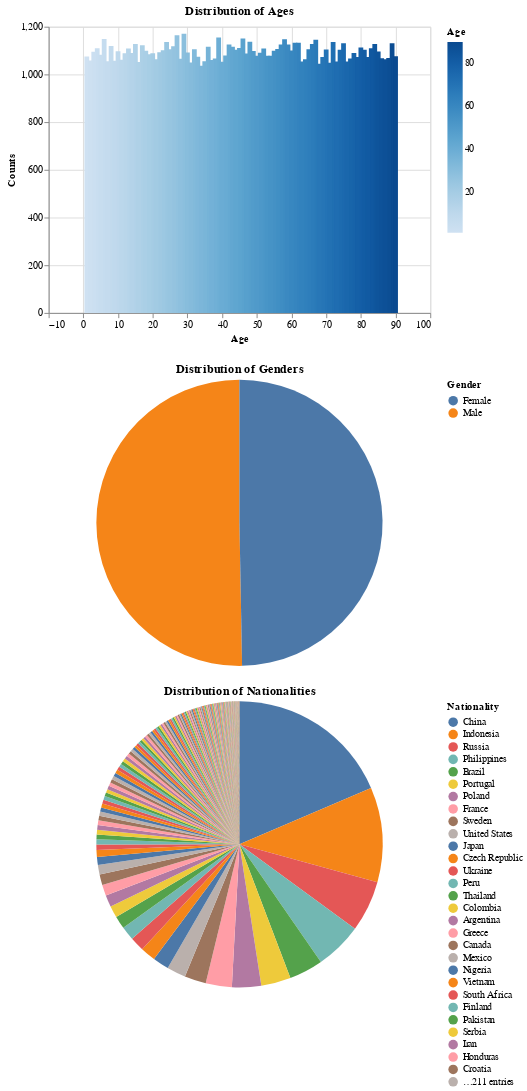

Notebook code cell kept with this figure:
### Markdown cell above
Before figuring out the relation of passengers' characteristics with times and airport places, let's have a look at the passengers' features directly. Because there are over 5000 rows of data in df, I cannot directly render it to the altair charts. (I tried using `alt.data_transformers.disable_max_rows()` to bypass the limit, but the error still happened.) Hence, I created three dataframe containing passengers' features and the counts of them. 

From the Charts below. We find that the ages and genders of passengers are uniformly distributed. Interestedly, **almost more than half of the passengers' nationalities are 'China', 'Indonesia', 'Russia', 'Philippines', 'Brazil', 'Portugal', 'Poland', 'France'.**
_(`mark_arc()` usuage is from Altair documentation https://altair-viz.github.io/user_guide/marks/arc.html_
_Usuage of `order` parameter in `encode()` is from https://altair-viz.github.io/user_guide/encodings/channel_options.html#order)_

### Code cell
make_df = lambda vol: pd.DataFrame({vol:df[vol].value_counts().index, 'Counts':df[vol].value_counts()})
df_ages, df_genders, df_nations = [make_df(x) for x in ['Age', 'Gender', 'Nationality']]
df_nations['Percentage'] = (df_nations['Counts']/df_nations['Counts'].sum()*100).apply(lambda x: f'{x:.2f}%')
df_genders['Percentage'] = (df_genders['Counts']/df_genders['Counts'].sum()*100).apply(lambda x: f'{x:.2f}%')

c1 = alt.Chart(df_ages).mark_bar().encode(
    x = 'Age:Q',
    y = 'Counts:Q',
    color = 'Age:Q'
).properties(
    title = 'Distribution of Ages'
)

c2 = alt.Chart(df_genders).mark_arc().encode(
    theta = 'Counts:Q',
    color = 'Gender:N',
    tooltip = ['Gender:N','Counts','Percentage']
).properties(
    title = 'Distribution of Genders'
)

c3 = alt.Chart(df_nations).mark_arc().encode(
    theta = 'Counts:Q',
    color = alt.Color('Nationality:N', sort=alt.EncodingSortField(field='Counts', order='descending')),
    order = alt.Order('Counts:Q', sort='descending'),
    tooltip = ['Nationality:N','Counts','Percentage']
).properties(
    title = 'Distribution of Nationalities'
)

c1&c2&c3

### Figure 1 — Vega-Lite specification as saved in the notebook (floating-point values rounded to 4 significant figures; data arrays with more than 128 entries replaced by an {"elided": "..."} marker saying what was removed)
{"config": {"view": {"continuousWidth": 400, "continuousHeight": 300}}, "vconcat": [{"data": {"name": "data-57efe9b702604920562208992199f086"}, "mark": "bar", "encoding": {"color": {"field": "Age", "type": "quantitative"}, "x": {"field": "Age", "type": "quantitative"}, "y": {"field": "Counts", "type": "quantitative"}}, "title": "Distribution of Ages"}, {"data": {"name": "data-3d56ad2ad04ef6026d56760d188017fd"}, "mark": "arc", "encoding": {"color": {"field": "Gender", "type": "nominal"}, "theta": {"field": "Counts", "type": "quantitative"}, "tooltip": [{"field": "Gender", "type": "nominal"}, {"field": "Counts", "type": "quantitative"}, {"field": "Percentage", "type": "nominal"}]}, "title": "Distribution of Genders"}, {"data": {"name": "data-9bdf7a1d9b0d6b4217f02ffdb5285a37"}, "mark": "arc", "encoding": {"color": {"field": "Nationality", "sort": {"field": "Counts", "order": "descending"}, "type": "nominal"}, "order": {"field": "Counts", "sort": "descending", "type": "quantitative"}, "theta": {"field": "Counts", "type": "quantitative"}, "tooltip": [{"field": "Nationality", "type": "nominal"}, {"field": "Counts", "type": "quantitative"}, {"field": "Percentage", "type": "nominal"}]}, "title": "Distribution of Nationalities"}], "$schema": "https://vega.github.io/schema/vega-lite/v4.17.0.json", "datasets": {"data-57efe9b702604920562208992199f086": [{"Age": 29, "Counts": 1170}, {"Age": 27, "Counts": 1164}, {"Age": 39, "Counts": 1155}, {"Age": 46, "Counts": 1151}, {"Age": 6, "Counts": 1148}, {"Age": 58, "Counts": 1147}, {"Age": 67, "Counts": 1145}, {"Age": 48, "Counts": 1137}, {"Age": 24, "Counts": 1136}, {"Age": 72, "Counts": 1136}, {"Age": 62, "Counts": 1133}, {"Age": 61, "Counts": 1133}, {"Age": 89, "Counts": 1131}, {"Age": 75, "Counts": 1131}, {"Age": 84, "Counts": 1128}, {"Age": 66, "Counts": 1127}, {"Age": 15, "Counts": 1127}, {"Age": 42, "Counts": 1125}, {"Age": 57, "Counts": 1125}, {"Age": 59, "Counts": 1125}, {"Age": 17, "Counts": 1122}, {"Age": 8, "Counts": 1119}, {"Age": 26, "Counts": 1118}, {"Age": 43, "Counts": 1116}, {"Age": 36, "Counts": 1116}, {"Age": 80, "Counts": 1113}, {"Age": 45, "Counts": 1111}, {"Age": 4, "Counts": 1110}, {"Age": 83, "Counts": 1110}, {"Age": 13, "Counts": 1109}, {"Age": 52, "Counts": 1109}, {"Age": 56, "Counts": 1107}, {"Age": 32, "Counts": 1106}, {"Age": 25, "Counts": 1106}, {"Age": 65, "Counts": 1106}, {"Age": 70, "Counts": 1104}, {"Age": 74, "Counts": 1103}, {"Age": 81, "Counts": 1103}, {"Age": 44, "Counts": 1103}, {"Age": 23, "Counts": 1101}, {"Age": 60, "Counts": 1100}, {"Age": 18, "Counts": 1099}, {"Age": 55, "Counts": 1099}, {"Age": 49, "Counts": 1098}, {"Age": 10, "Counts": 1097}, {"Age": 85, "Counts": 1096}, {"Age": 3, "Counts": 1095}, {"Age": 22, "Counts": 1093}, {"Age": 30, "Counts": 1092}, {"Age": 51, "Counts": 1091}, {"Age": 14, "Counts": 1090}, {"Age": 78, "Counts": 1090}, {"Age": 12, "Counts": 1089}, {"Age": 20, "Counts": 1089}, {"Age": 47, "Counts": 1088}, {"Age": 19, "Counts": 1085}, {"Age": 5, "Counts": 1082}, {"Age": 41, "Counts": 1079}, {"Age": 53, "Counts": 1078}, {"Age": 50, "Counts": 1078}, {"Age": 54, "Counts": 1078}, {"Age": 90, "Counts": 1076}, {"Age": 1, "Counts": 1075}, {"Age": 33, "Counts": 1074}, {"Age": 69, "Counts": 1073}, {"Age": 82, "Counts": 1073}, {"Age": 79, "Counts": 1073}, {"Age": 88, "Counts": 1069}, {"Age": 86, "Counts": 1068}, {"Age": 38, "Counts": 1067}, {"Age": 77, "Counts": 1067}, {"Age": 28, "Counts": 1066}, {"Age": 64, "Counts": 1064}, {"Age": 87, "Counts": 1064}, {"Age": 21, "Counts": 1064}, {"Age": 11, "Counts": 1062}, {"Age": 37, "Counts": 1060}, {"Age": 2, "Counts": 1058}, {"Age": 9, "Counts": 1057}, {"Age": 35, "Counts": 1055}, {"Age": 7, "Counts": 1055}, {"Age": 76, "Counts": 1054}, {"Age": 73, "Counts": 1054}, {"Age": 63, "Counts": 1054}, {"Age": 40, "Counts": 1053}, {"Age": 16, "Counts": 1052}, {"Age": 31, "Counts": 1050}, {"Age": 71, "Counts": 1049}, {"Age": 68, "Counts": 1045}, {"Age": 34, "Counts": 1036}], "data-3d56ad2ad04ef6026d56760d188017fd": [{"Gender": "Male", "Counts": 49598, "Percentage": "50.29%"}, {"Gender": "Female", "Counts": 49021, "Percentage": "49.71%"}], "data-9bdf7a1d9b0d6b4217f02ffdb5285a37": {"elided": "240 records"}}}
